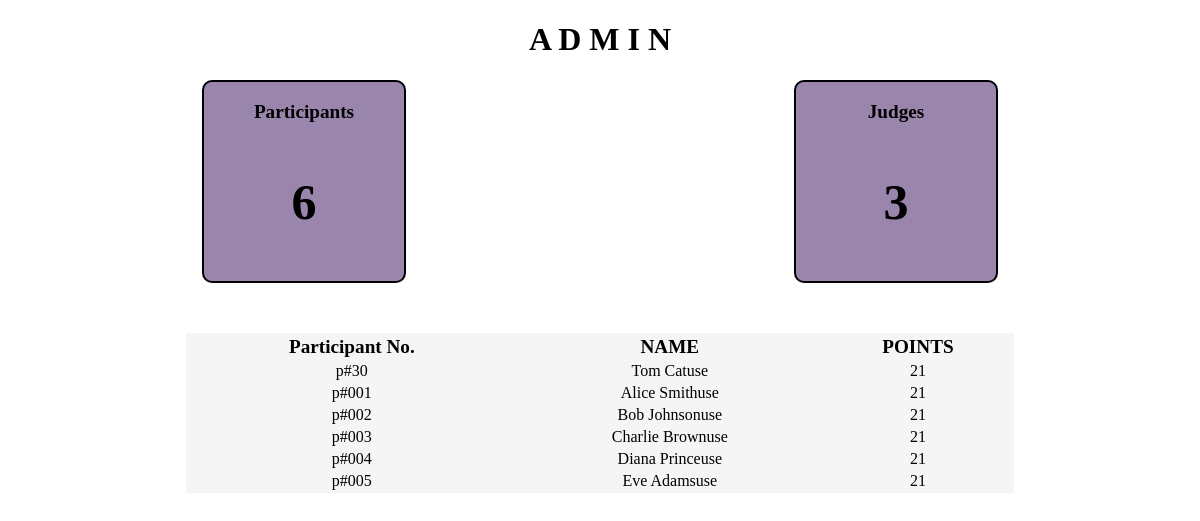
The app's page /admin/index.php with its own data.
### tables this page shows
CREATE TABLE `participants` (
  `id` int(10) NOT NULL,
  `name` varchar(255) NOT NULL,
  `email` varchar(255) NOT NULL,
  `participant_no` varchar(10) NOT NULL
);

### admin/index.php (the view, shortened to what this page needs)
<?php
require_once '../database/db.php';
$sql =  'select * from participants';
$participants = $conn->query($sql);
$sql =  'select * from judge';
$judge = $conn->query($sql);
?>
<!DOCTYPE html>
<html lang="en">
<head>
  <link rel="stylesheet" href="../style.css" />
</head>
<body>
  <header>
    <h1 class="text-center">A D M I N</h1>
  </header>
  <main>
    <div>
      <div class="flex justify-around">
        <div onclick="window.location.href = 'index.php'" class="card">
          <p class="font-bold text-lg">Participants</p>
          <p class="text-xl text-center font-bold">
            <?php echo ($participants->num_rows) ?>
          </p>
        </div>
        <div onclick="window.location.href = 'judges.php'" class="card">
          <p class="font-bold text-lg">Judges</p>
          <p class="text-xl text-center font-bold">
            <?php echo ($judge->num_rows) ?>
          </p>
        </div>
      </div>
    </div>
    <div>
      <div style="margin: auto">
        <table style="width: 70%; background-color: whitesmoke; margin: auto">
          <thead style="border-bottom: 1px solid green; font-size: larger">
            <tr>
              <th>Participant No.</th>
              <th>NAME</th>
              <th>POINTS</th>
            </tr>
          </thead>
          <tbody>
            <?php
            while ($participant = $participants->fetch_assoc()) {
              echo '<tr class="row">
                <td class="text-center">' . $participant['participant_no'] . '</td>
                <td class="text-center">' . $participant['name'] . 'use</td>
                <td class="text-center">21</td>
              </tr>';
            }
            ?>
          </tbody>
        </table>
      </div>
    </div>
  </main>
</body>
</html>

### style.css (style rules this page uses)
.text-center { text-align: center; }
.card { background-color: rgb(154, 133, 173); border: 2px solid black; border-radius: 10px; width: 200px; text-align: center; margin-bottom: 50px; cursor: pointer; }
.flex { display: flex; }
.justify-around { justify-content: space-around; }
.text-xl { font-size: 50px; }
.text-lg { font-size: larger; }
.font-bold { font-weight: bold; }
.row { padding-top: 10px; padding-bottom: 10px; }

### records on screen
participants: participant_no "p#30", name "Tom Cat"
participants: participant_no "p#001", name "Alice Smith"
participants: participant_no "p#002", name "Bob Johnson"
participants: participant_no "p#003", name "Charlie Brown"
participants: participant_no "p#004", name "Diana Prince"
participants: participant_no "p#005", name "Eve Adams"

### other values on screen
$participants->num_rows "6"
$judge->num_rows "3"
